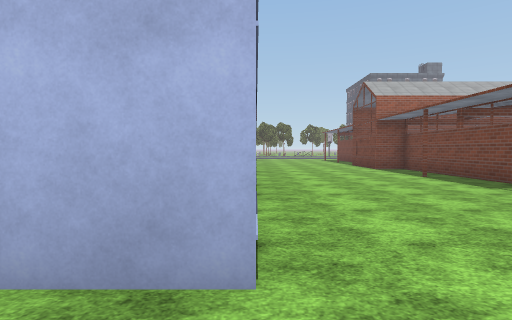
view 1 (above)

24 first-person views from a walk through a Unity game level. The camera is 1.4 m above the floor, tilts 2° down and sees 80° across. Doors are open. The floor is counted in squares, 2 m on a side. Each view is taken from the middle of a square. On the plan, view 1 faces up. The plan holds only what a view shows up to about 10 squares ahead; the rest is blank. The place goes on beyond the plan. Flat ground stands in for the terrain. Some surface patterns are stand-ins.

view 2
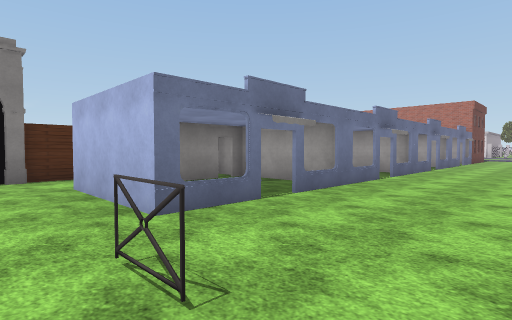

view 3
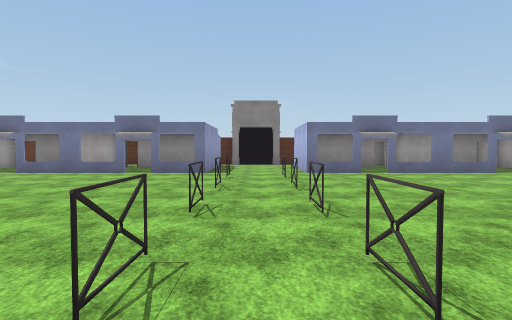

view 4
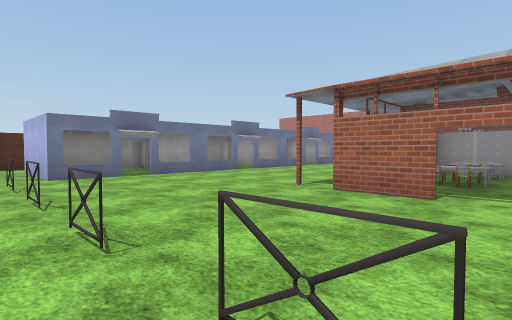

view 5
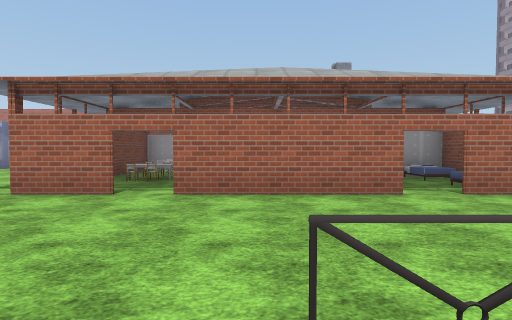

view 6
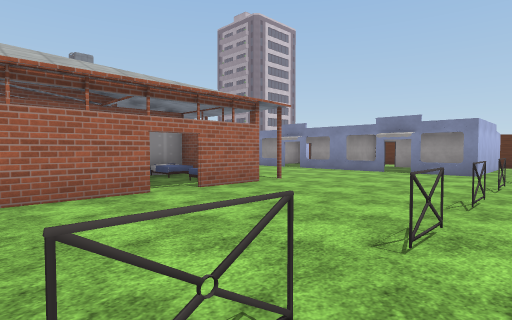

view 7
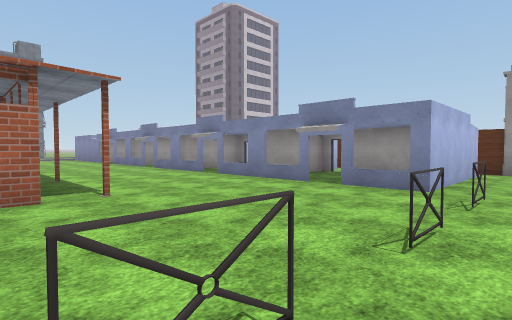

view 8
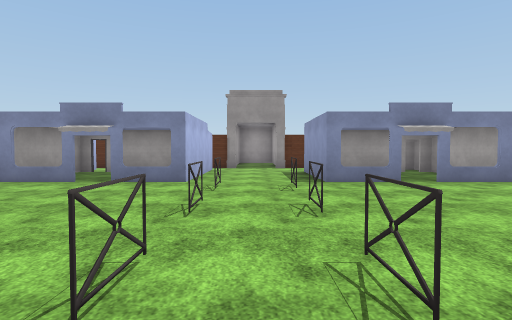

view 9
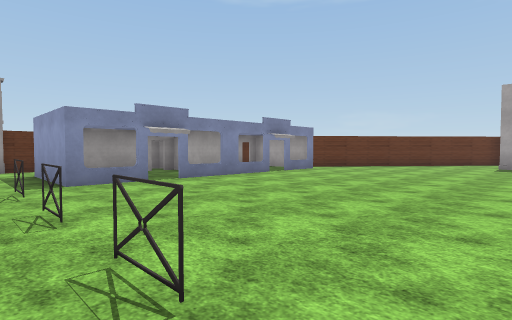

view 10
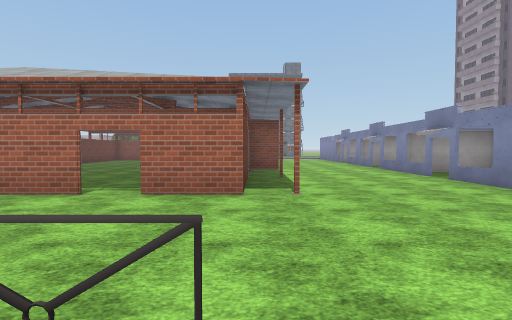

view 11
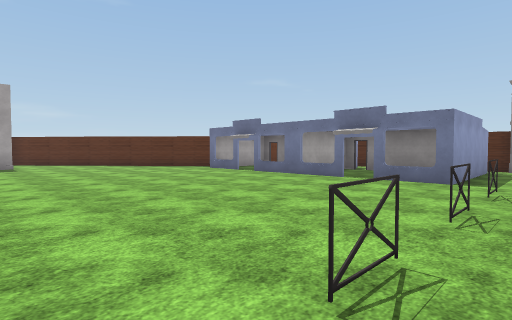

view 12
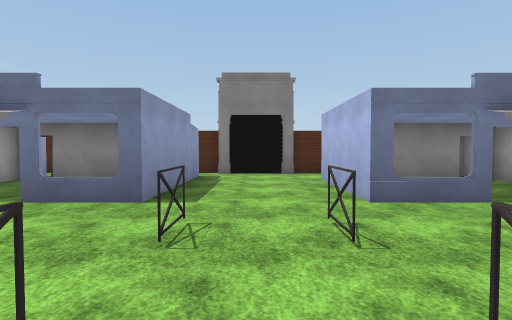

view 13
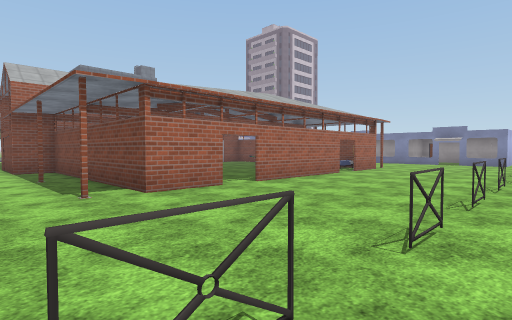

view 14
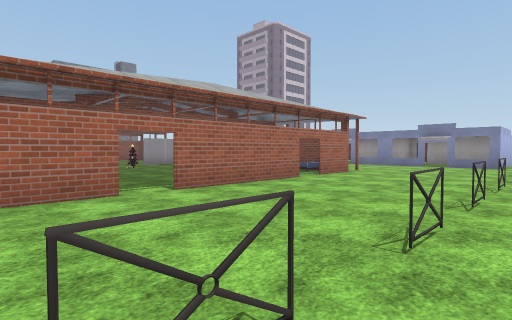

view 15
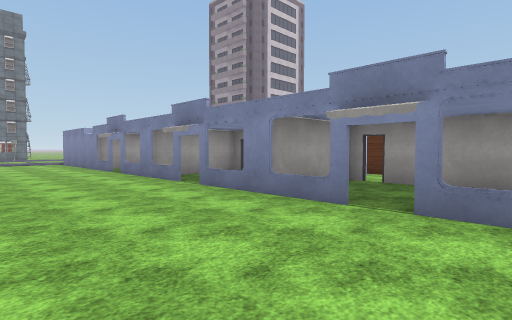

view 16
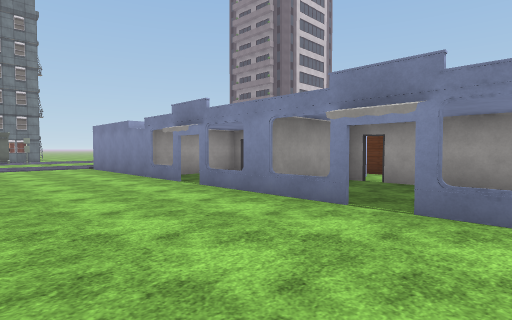

view 17
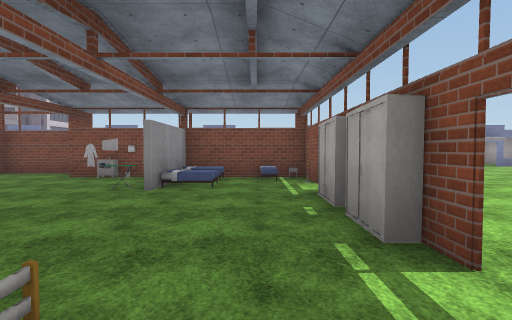

view 18
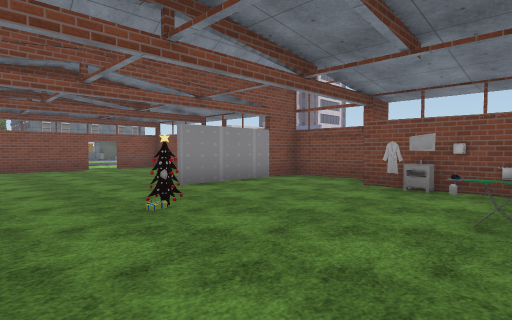

view 19
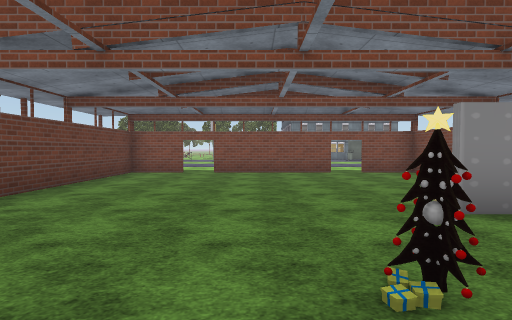

view 20
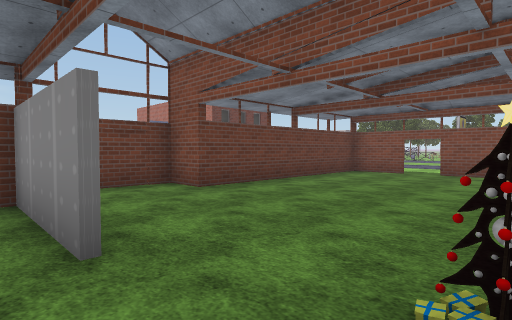

view 21
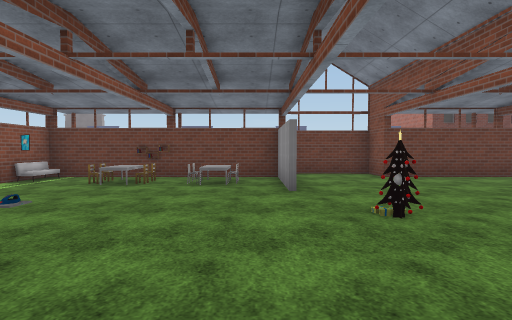

view 22
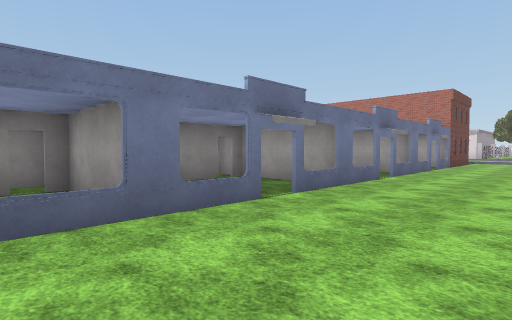

view 23
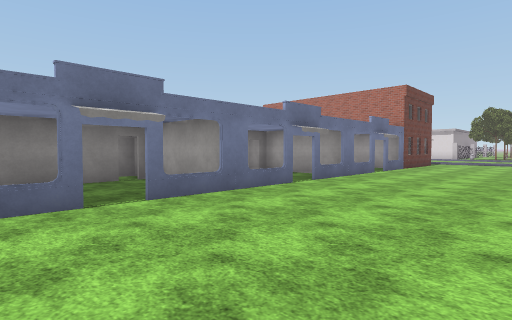

view 24
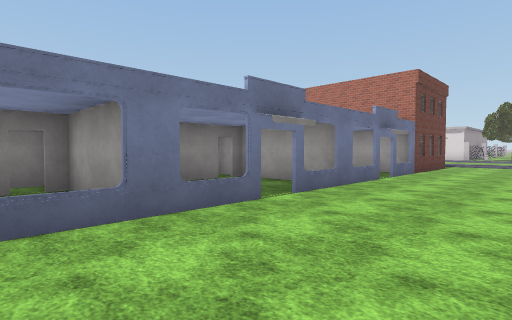

### Floor plan
Points are (right, up) in squares from view 1. A wall is a line through its corners. A room is listed if a view was taken in it or the views show most of it. See-through windows are left out.
Room 1 (view 1)
walls: (-4, -1.5) (0, -1.5); (0, 1.5) (-3, 1.5); (-4.9, 0.9) (-4.9, -0.8); (-4.9, -1) (-4.9, -1.8); (-4.9, 2) (-4.9, 1); (2, 0.7) (1.1, 0.7)
ways out: opening at (1, 0) to room 2; open door at (-3, 2)
Room 2 (views 2, 3, 4, 5, 6, 7, 8, 9, 10, 11, 12, 13, 14, 15, 16, 17, 18, 19, 20, 21, 22, 23, 24)
walls: (8.6, 4.7) (7.6, 4.7) (8.4, 4.7); (11.4, 4.7) (10.4, 4.7); (5.6, 4.7) (5.2, 4.7) (5.2, 6.5); (5.3, 6.6) (5.3, 4.8); (13.8, 4.6) (13.8, 7.8) (11.4, 7.8); (5.2, 8.4) (5.2, 10.8); (13.8, 7.9) (13.8, 4.7) (13.4, 4.7); (8, 10.6) (4.2, 10.6) (4.2, 13); (5.3, 10.6) (5.3, 8.4); (14.8, 11.1) (14.8, 13.3) (11.1, 13.3); (0, 3.1) (0, 1.5); (0, 7.1) (0, 3.9); (18.5, 3.9) (18.5, 7.1); (1.1, -0.7) (1.9, -0.7); (17.1, -0.7) (17.9, -0.7); (18.5, 7.9) (18.5, 11.1); (18.5, 1.5) (18.5, 3.1); (0, 11.1) (0, 7.9); (0, -1.5) (0, -3.1); (18.5, 11.9) (18.5, 15.1); (18.5, -3.1) (18.5, -1.5); (0, -3.9) (0, -6.5); (13.8, 17.4) (13.8, 19.3) (12.1, 19.3); (0, 15.1) (0, 11.9); (6.9, 19.3) (5.3, 19.3) (5.3, 13.3) (4.2, 13.3) (4.2, 11.1); (11.4, 19.3) (7.6, 19.3); (18.5, -6) (18.5, -3.9)
ways out: opening at (1, 0) to room 1; gap at (0, 7.5) to room 3; gap at (19, 11.5) to room 4; opening at (2.5, 13.8); opening at (7, 19); opening at (12, 19); opening at (12.3, 15); opening at (17, 13.7); opening at (19, 0); gap at (0, 3.5); gap at (0, 11.5); gap at (19, 3.5); gap at (19, 7.5)
objects: other object (5, 7); other object (5, 8); other object (6, 5); other object (6, 7) to (7, 7); other object (6, 8); other object (6, 9); other object (6, 10); other object (7, 8); other object (7, 9); other object (7, 10); other object (9, 5); other object (10, 5); other object (10, 11); other object (11, 8); other object (12, 7); other object (13, 5); other object (13, 6); other object (13, 7); other object (14, 9); other object (14, 10)
Room 3 (no view inside)
walls: (-2.9, 8.8) (-2.9, 6.5); (-0.1, 9.4) (-4, 9.4)
ways out: gap at (0, 7.5) to room 2
Room 4 (no view inside)
walls: (21.4, 10.5) (21.4, 12.8); (22.5, 13.4) (18.6, 13.4)
ways out: gap at (19, 11.5) to room 2

Positions as (right, up) in squares from view 1, and headings:
1: (0, 0), facing up
2: (3, 0), facing up-left
3: (9, 0), facing left
4: (8, 0), facing up-left
5: (9, 0), facing up
6: (9, 0), facing up-right
7: (13, 0), facing up-right
8: (12, 0), facing right
9: (12, 0), facing down-right
10: (14, 0), facing up
11: (7, 0), facing down-left
12: (4, 0), facing left
13: (3, 0), facing up-right
14: (5, 0), facing up-right
15: (15, 6), facing up-right
16: (15, 10), facing up-right
17: (6, 6), facing right
18: (8, 8), facing up-right
19: (9, 10), facing up
20: (10, 10), facing up-left
21: (13, 10), facing left
22: (3, 4), facing up-left
23: (4, 6), facing up-left
24: (3, 8), facing up-left
